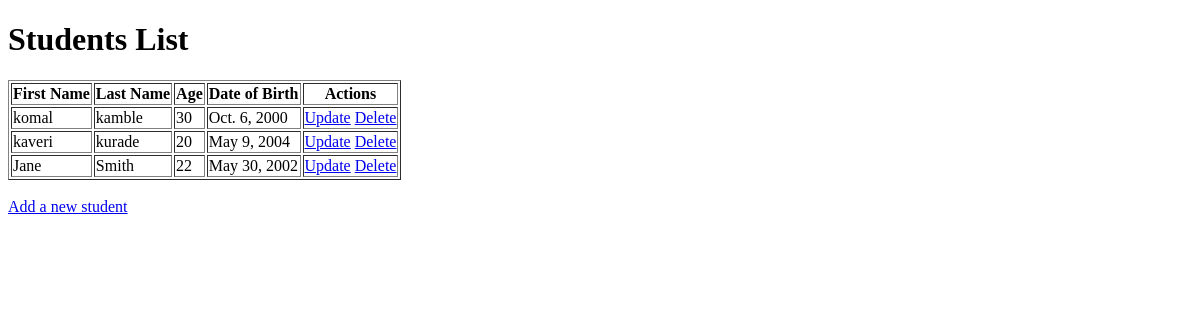
Page /appi/student-curd/ on the earlier database version.
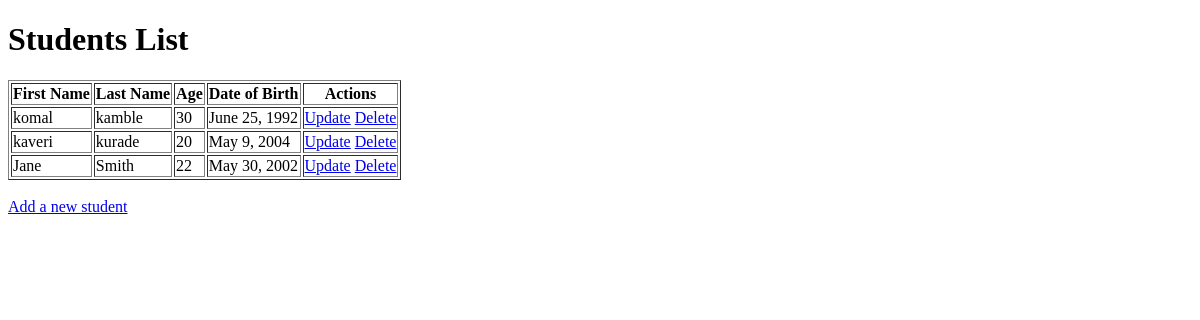
Same page on the later database version.
### arts/models.py (models this page shows, shortened)
class Student(models.Model):
    first_name = models.CharField(max_length=100,null=True)
    last_name = models.CharField(max_length=100,null=True)
    age = models.IntegerField(null=True) #123
    date_of_birth = models.DateField(null=True)

### arts/views.py (the view)
# urls.py: path('student-curd/', views.get_students, name='student_list'),  # URL for student list
def get_students(request):
    students = Student.objects.all()
    return render(request, 'students3.html', {'students': students})

### Template/students3.html (shortened to what this page needs)
<!DOCTYPE html>
<html lang="en">
<head>
</head>
<body>
    <h1>Students List</h1>
    <table border="1">
        <tr>
            <th>First Name</th>
            <th>Last Name</th>
            <th>Age</th>
            <th>Date of Birth</th>
            <th>Actions</th>
        </tr>
        {% for student in students %}
        <tr>
            <td>{{ student.first_name }}</td>
            <td>{{ student.last_name }}</td>
            <td>{{ student.age }}</td>
            <td>{{ student.date_of_birth }}</td>
            <td>
                <a href="{% url 'update_student' student.id %}">Update</a>
                <a href="{% url 'delete_student' student.id %}">Delete</a>
            </td>
        </tr>
        {% endfor %}
    </table>
    <br>
    <a href="{% url 'add_student' %}">Add a new student</a>
</body>
</html>

Differences in the rows shown:
changed Student "komal": date_of_birth "Oct. 6, 2000" → "June 25, 1992"
